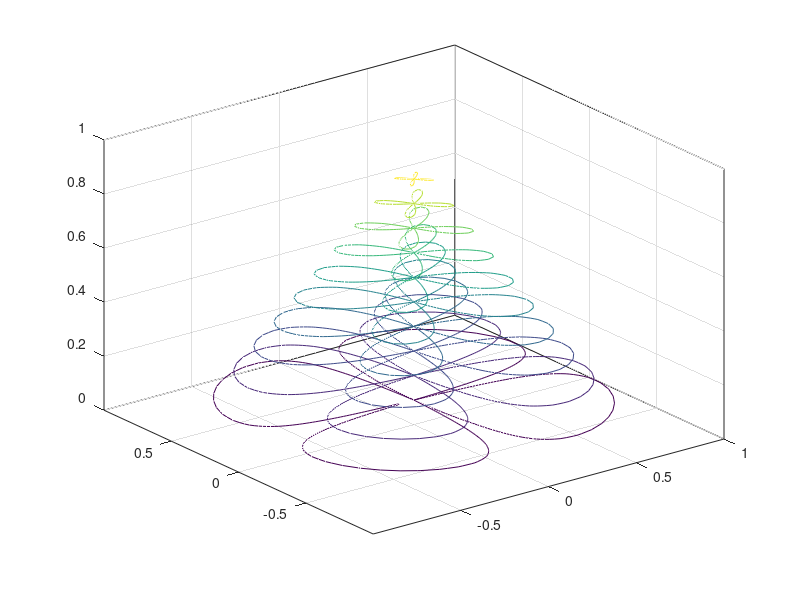

The MATLAB source for this figure:
%=============================================================================
% Copyright (c) 2016-present Allan CORNET (Nelson)
%=============================================================================
% This file is part of Nelson.
%=============================================================================
% LICENCE_BLOCK_BEGIN
% SPDX-License-Identifier: LGPL-3.0-or-later
% LICENCE_BLOCK_END
%=============================================================================
% <--WEIGHT 2-->
% <--ADV-CLI MODE-->
%=============================================================================
figure();
[theta, r] = meshgrid(linspace(0, 2 * pi, 64), linspace(0, 1, 64));
[X, Y] = pol2cart(theta, r);
Z = sin(2 * theta) .* (1 - r);
contour3(X, Y, abs(Z), 10);
%=============================================================================
